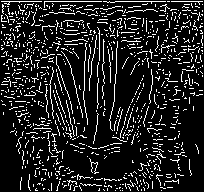

Generate this figure with Python:
from PIL import Image
import numpy as np
import math

img = Image.open(r"C:\Users\Bipro\OneDrive\Documents\Study\image_recog\image\images.jpg").convert("L")
px = np.array(img)

h,w = px.shape

#  Gaussian blur
def weight(dx,dy,sigma):
    return np.exp(-(dx**2 + dy**2)/(2*sigma**2))

sigma = 2
step = 5
half = step//2
blurred = np.zeros((h,w))

for x in range(h):
    for y in range(w):
        total_weight = 0
        weight_sum = 0
        for dx in range(-half,half+1):
            for dy in range(-half,half+1):
                a = x + dx
                b = y + dy
                if 0<=a<h and 0<=b<w:
                    weigh = weight(dx,dy,sigma)
                    total_weight += weigh
                    weight_sum += weigh * px[a][b]
        blurred[x][y] = weight_sum/total_weight

# Sobel (gradient magnitude + direction) 
Gx = [[-1,0,1],[-2,0,2],[-1,0,1]]
Gy = [[-1,-2,-1],[0,0,0],[1,2,1]]
mag = np.zeros((h,w))
ang = np.zeros((h,w))

for x in range(1,h-1):
    for y in range(1,w-1):
        gx = 0
        gy = 0
        for dx in range(-1,2):
            for dy in range(-1,2):
                gx += blurred[x+dx][y+dy] * Gx[dx+1][dy+1]
                gy += blurred[x+dx][y+dy] * Gy[dx+1][dy+1]
        mag[x][y] = math.sqrt(gx**2 + gy**2)
        ang[x][y] = math.degrees(math.atan2(gy,gx)) % 180

# Non-max suppression 
thin = np.zeros((h,w))
for x in range(1,h-1):
    for y in range(1,w-1):
        a = ang[x][y]
        q, r = 255, 255
        if (0<=a<22.5) or (157.5<=a<=180):
            q, r = mag[x][y+1], mag[x][y-1]
        elif 22.5<=a<67.5:
            q, r = mag[x+1][y-1], mag[x-1][y+1]
        elif 67.5<=a<112.5:
            q, r = mag[x+1][y], mag[x-1][y]
        elif 112.5<=a<157.5:
            q, r = mag[x-1][y-1], mag[x+1][y+1]
        if mag[x][y] >= q and mag[x][y] >= r:
            thin[x][y] = mag[x][y]

# - Double threshold 
strong_val = 255
weak_val = 75
max_val = thin.max()
high = max_val * 0.15
low = high * 0.05
result = np.zeros((h,w),dtype=np.uint8)

for x in range(h):
    for y in range(w):
        if thin[x][y] >= high:
            result[x][y] = strong_val
        elif thin[x][y] >= low:
            result[x][y] = weak_val

#  Hysteresis (connect weak edges to strong ones)
for x in range(1,h-1):
    for y in range(1,w-1):
        if result[x][y] == weak_val:
            connected = False
            for dx in range(-1,2):
                for dy in range(-1,2):
                    if result[x+dx][y+dy] == strong_val:
                        connected = True
            result[x][y] = strong_val if connected else 0

Image.fromarray(result).save("canny.png")
print("done")
